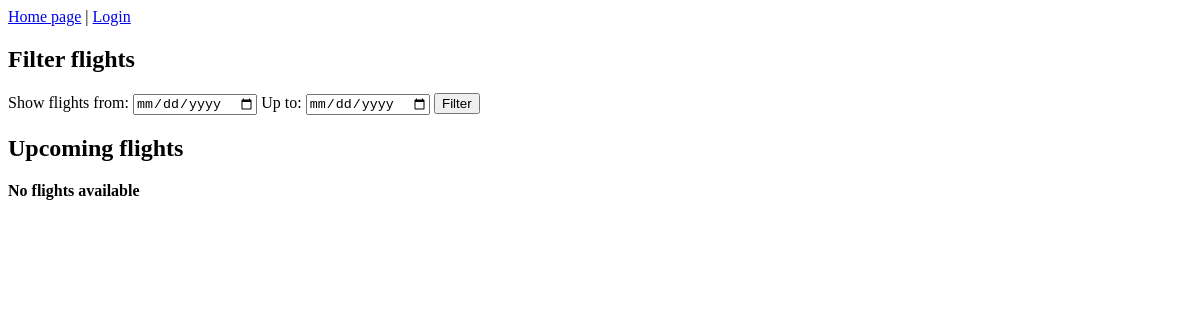
The app's page /flights/, older data.
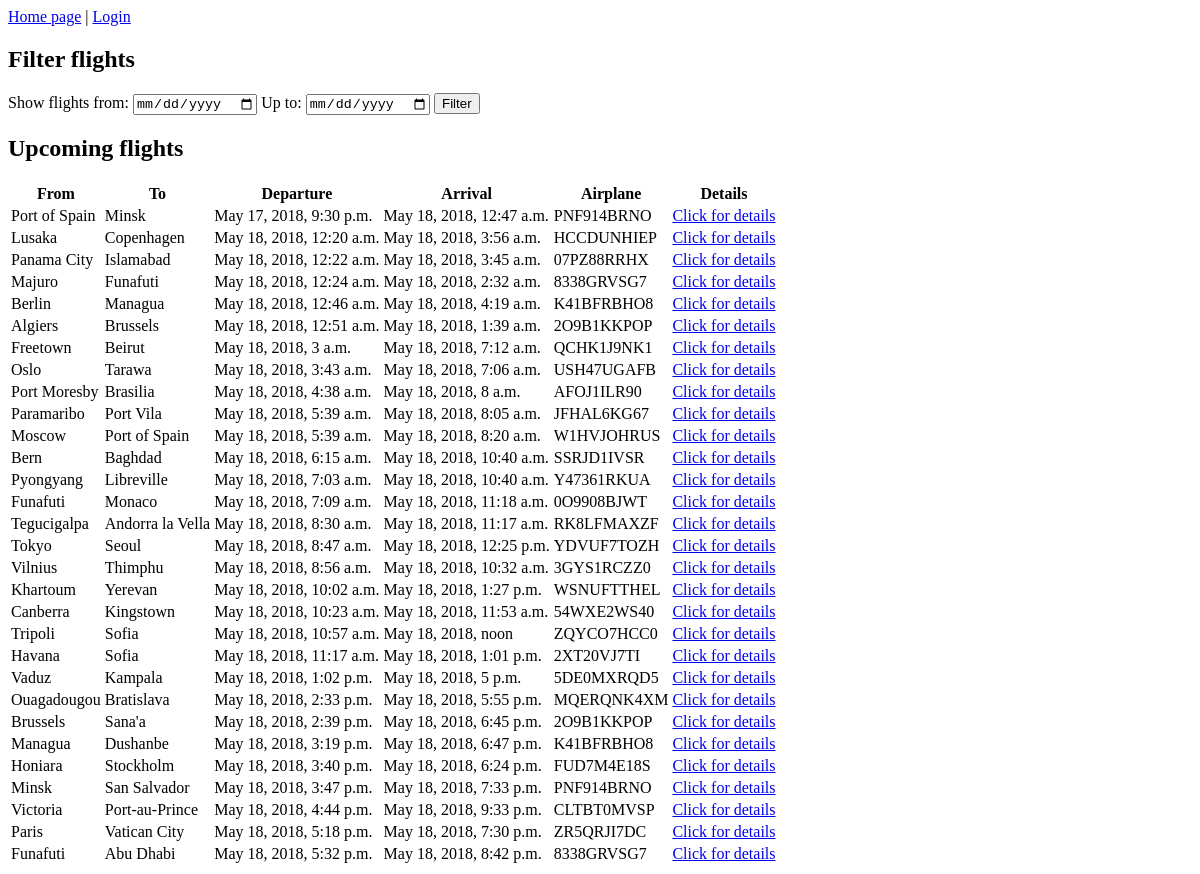
The same page, newer data.
### flights/models.py (models this page shows, shortened)
class Flight(models.Model):
    airplane = models.ForeignKey(Airplane, on_delete=models.PROTECT)
    city_from = models.ForeignKey(City, on_delete=models.PROTECT, related_name='flights_from')
    city_to = models.ForeignKey(City, on_delete=models.PROTECT, related_name='flights_to')
    date_dep = models.DateTimeField('departure_date')
    date_arr = models.DateTimeField('arrival_date')
    passengers = models.ManyToManyField(Passenger, default=[])

class City(models.Model):
    name = models.CharField(max_length=50)

class Airplane(models.Model):
    registration = models.CharField(max_length=10, unique=True)
    capacity = models.IntegerField(validators=[MinValueValidator(1)])

### flights/views.py (the view)
# urls.py: 2. Add a URL to urlpatterns:  path('', views.home, name='home')
def home(request):
    date_format_hint = 'YYYY-MM-DD hour:minute'
    try:
        in_date_from = request.POST['date_from']
        in_date_to = request.POST['date_to']
        if (not in_date_from) or (not in_date_to) or (in_date_from == date_format_hint) or (in_date_to == date_format_hint):
            form_result = "Both fields are required. Try again"
            flights = Flight.objects.order_by('date_dep')[:30]
        else:
            flights = Flight.objects.filter(
                date_dep__range=(datetime.strptime(in_date_from, '%Y-%m-%d %H:%M'), datetime.strptime(in_date_to, '%Y-%m-%d %H:%M')))\
                .order_by('date_dep')[:30]
            form_result = "Filter applied"
    except ValueError:
        form_result = "Wrong data format. Use the one given in hint"
        flights = Flight.objects.order_by('date_dep')[:30]
    except KeyError:
        form_result = None
        flights = Flight.objects.order_by('date_dep')[:30]
    context = {
        'flights_list': flights,
        'form_result': form_result,
        'date_format_hint': date_format_hint,
    }
    return render(request, 'flights/home.html', context)

### flights/templates/flights/home.html (shortened to what this page needs)
{% extends 'flights/base.html' %}
{% block content %}
    <h2>Filter flights</h2>
    <form method="post">
    Show flights from: <input  type="date" name="date_from" value="{{ date_format_hint }}">
    Up to: <input type="date" name="date_to" value="{{ date_format_hint }}">
    <button type="submit">Filter</button>
    </form>
    <h2>Upcoming flights</h2>
{% if flights_list %}
    <table>
        <tr>
            <th>From</th>
            <th>To</th>
            <th>Departure</th>
            <th>Arrival</th>
            <th>Airplane</th>
            <th>Details</th>
        </tr>
        {% for flight in flights_list %}
        <tr>
            <td>{{ flight.city_from.name }}</td>
            <td>{{ flight.city_to.name }}</td>
            <td>{{ flight.date_dep }}</td>
            <td>{{ flight.date_arr }}</td>
            <td>{{ flight.airplane.registration }}</td>
            <td><a href="{% url 'flights:detail' flight.id %}">Click for details</a></td>
        </tr>
        {% endfor %}
    </table>
{% else %}
    <b>No flights available</b>
{% endif %}
{% endblock %}

### flights/templates/flights/base.html (shortened to what this page needs)
<!DOCTYPE html>
<html>
<head>
</head>
<body>
<header>
{% block navigation %}
    <nav>
    <a href="{% url 'flights:home' %}">Home page</a> |
    {% if user.is_authenticated %}
        Welcome {{ user.username }}! <a href="{% url 'flights:logout' %}">Logout</a>
    {% else %}
        <a href="{% url 'flights:login' %}">Login</a>
    {% endif %}
    </nav>
{% endblock %}
</header>
<main>
{% block content %}
{% endblock %}
</main>
</body>
</html>

Row changes from the older to the newer data that the page shows:
added Flight: city_from.name "Port of Spain", city_to.name "Minsk", date_dep "May 17, 2018, 9:30 p.m.", date_arr "May 18, 2018, 12:47 a.m.", airplane.registration "PNF914BRNO"
added Flight: city_from.name "Lusaka", city_to.name "Copenhagen", date_dep "May 18, 2018, 12:20 a.m.", date_arr "May 18, 2018, 3:56 a.m.", airplane.registration "HCCDUNHIEP"
added Flight: city_from.name "Panama City", city_to.name "Islamabad", date_dep "May 18, 2018, 12:22 a.m.", date_arr "May 18, 2018, 3:45 a.m.", airplane.registration "07PZ88RRHX"
added Flight: city_from.name "Majuro", city_to.name "Funafuti", date_dep "May 18, 2018, 12:24 a.m.", date_arr "May 18, 2018, 2:32 a.m.", airplane.registration "8338GRVSG7"
added Flight: city_from.name "Berlin", city_to.name "Managua", date_dep "May 18, 2018, 12:46 a.m.", date_arr "May 18, 2018, 4:19 a.m.", airplane.registration "K41BFRBHO8"
added Flight: city_from.name "Algiers", city_to.name "Brussels", date_dep "May 18, 2018, 12:51 a.m.", date_arr "May 18, 2018, 1:39 a.m.", airplane.registration "2O9B1KKPOP"
added Flight: city_from.name "Freetown", city_to.name "Beirut", date_dep "May 18, 2018, 3 a.m.", date_arr "May 18, 2018, 7:12 a.m.", airplane.registration "QCHK1J9NK1"
added Flight: city_from.name "Oslo", city_to.name "Tarawa", date_dep "May 18, 2018, 3:43 a.m.", date_arr "May 18, 2018, 7:06 a.m.", airplane.registration "USH47UGAFB"
added Flight: city_from.name "Port Moresby", city_to.name "Brasilia", date_dep "May 18, 2018, 4:38 a.m.", date_arr "May 18, 2018, 8 a.m.", airplane.registration "AFOJ1ILR90"
added Flight: city_from.name "Paramaribo", city_to.name "Port Vila", date_dep "May 18, 2018, 5:39 a.m.", date_arr "May 18, 2018, 8:05 a.m.", airplane.registration "JFHAL6KG67"
added Flight: city_from.name "Moscow", city_to.name "Port of Spain", date_dep "May 18, 2018, 5:39 a.m.", date_arr "May 18, 2018, 8:20 a.m.", airplane.registration "W1HVJOHRUS"
added Flight: city_from.name "Bern", city_to.name "Baghdad", date_dep "May 18, 2018, 6:15 a.m.", date_arr "May 18, 2018, 10:40 a.m.", airplane.registration "SSRJD1IVSR"
added Flight: city_from.name "Pyongyang", city_to.name "Libreville", date_dep "May 18, 2018, 7:03 a.m.", date_arr "May 18, 2018, 10:40 a.m.", airplane.registration "Y47361RKUA"
added Flight: city_from.name "Funafuti", city_to.name "Monaco", date_dep "May 18, 2018, 7:09 a.m.", date_arr "May 18, 2018, 11:18 a.m.", airplane.registration "0O9908BJWT"
added Flight: city_from.name "Tegucigalpa", city_to.name "Andorra la Vella", date_dep "May 18, 2018, 8:30 a.m.", date_arr "May 18, 2018, 11:17 a.m.", airplane.registration "RK8LFMAXZF"
added Flight: city_from.name "Tokyo", city_to.name "Seoul", date_dep "May 18, 2018, 8:47 a.m.", date_arr "May 18, 2018, 12:25 p.m.", airplane.registration "YDVUF7TOZH"
added Flight: city_from.name "Vilnius", city_to.name "Thimphu", date_dep "May 18, 2018, 8:56 a.m.", date_arr "May 18, 2018, 10:32 a.m.", airplane.registration "3GYS1RCZZ0"
added Flight: city_from.name "Khartoum", city_to.name "Yerevan", date_dep "May 18, 2018, 10:02 a.m.", date_arr "May 18, 2018, 1:27 p.m.", airplane.registration "WSNUFTTHEL"
added Flight: city_from.name "Canberra", city_to.name "Kingstown", date_dep "May 18, 2018, 10:23 a.m.", date_arr "May 18, 2018, 11:53 a.m.", airplane.registration "54WXE2WS40"
added Flight: city_from.name "Tripoli", city_to.name "Sofia", date_dep "May 18, 2018, 10:57 a.m.", date_arr "May 18, 2018, noon", airplane.registration "ZQYCO7HCC0"
added Flight: city_from.name "Havana", city_to.name "Sofia", date_dep "May 18, 2018, 11:17 a.m.", date_arr "May 18, 2018, 1:01 p.m.", airplane.registration "2XT20VJ7TI"
added Flight: city_from.name "Vaduz", city_to.name "Kampala", date_dep "May 18, 2018, 1:02 p.m.", date_arr "May 18, 2018, 5 p.m.", airplane.registration "5DE0MXRQD5"
added Flight: city_from.name "Ouagadougou", city_to.name "Bratislava", date_dep "May 18, 2018, 2:33 p.m.", date_arr "May 18, 2018, 5:55 p.m.", airplane.registration "MQERQNK4XM"
added Flight: city_from.name "Brussels", city_to.name "Sana'a", date_dep "May 18, 2018, 2:39 p.m.", date_arr "May 18, 2018, 6:45 p.m.", airplane.registration "2O9B1KKPOP"
added Flight: city_from.name "Managua", city_to.name "Dushanbe", date_dep "May 18, 2018, 3:19 p.m.", date_arr "May 18, 2018, 6:47 p.m.", airplane.registration "K41BFRBHO8"
added Flight: city_from.name "Honiara", city_to.name "Stockholm", date_dep "May 18, 2018, 3:40 p.m.", date_arr "May 18, 2018, 6:24 p.m.", airplane.registration "FUD7M4E18S"
added Flight: city_from.name "Minsk", city_to.name "San Salvador", date_dep "May 18, 2018, 3:47 p.m.", date_arr "May 18, 2018, 7:33 p.m.", airplane.registration "PNF914BRNO"
added Flight: city_from.name "Victoria", city_to.name "Port-au-Prince", date_dep "May 18, 2018, 4:44 p.m.", date_arr "May 18, 2018, 9:33 p.m.", airplane.registration "CLTBT0MVSP"
added Flight: city_from.name "Paris", city_to.name "Vatican City", date_dep "May 18, 2018, 5:18 p.m.", date_arr "May 18, 2018, 7:30 p.m.", airplane.registration "ZR5QRJI7DC"
added Flight: city_from.name "Funafuti", city_to.name "Abu Dhabi", date_dep "May 18, 2018, 5:32 p.m.", date_arr "May 18, 2018, 8:42 p.m.", airplane.registration "8338GRVSG7"
Text that changed along with them:
text no longer shown: "No flights available"
text now shown: "From To Departure Arrival Airplane Details"
